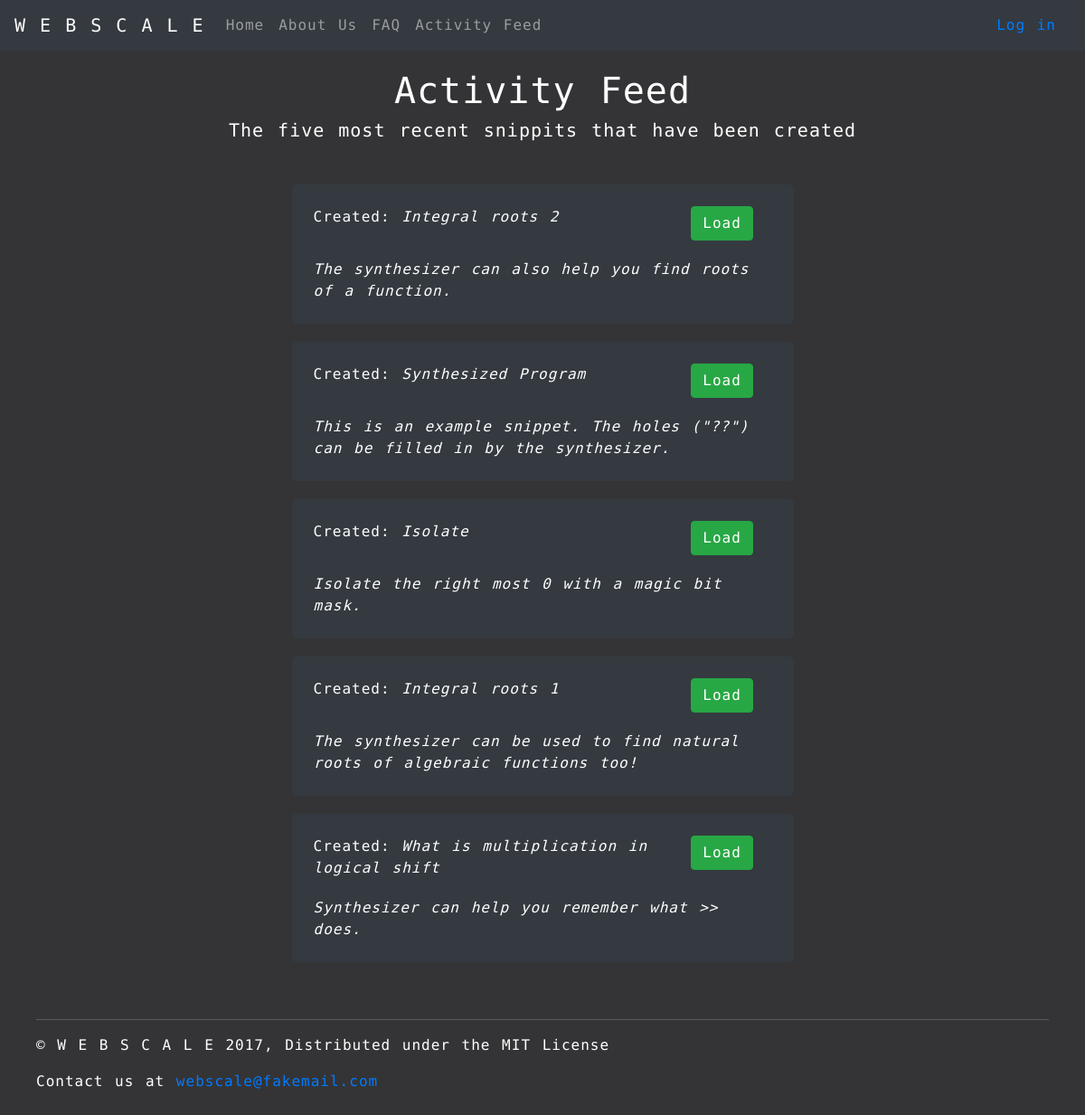
/feed/, run on the app's committed database.
### synthesizer/models.py (models this page shows, shortened)
class Snippit(models.Model):
    id = models.UUIDField(primary_key=True, default=uuid.uuid4, help_text="Unique ID for this Snippit")
    user_id = models.ForeignKey(User, on_delete=models.SET_NULL, null=True)
    name = models.CharField('Name', max_length=200, help_text="Enter name")
    description = models.TextField(max_length=1000, help_text="Enter the snippit description")
    program_text = models.TextField(max_length=99999, help_text="Enter the program holes")
    program_spec = models.TextField(max_length=99999, help_text="Enter the program spec")
    """
    The synthesizer result needs to be a different kind of model field that will be generated, not entered
    """
    synthesizer_result = models.TextField(max_length=99999, help_text="Enter the synthesizer result")
    is_public = models.BooleanField(default=True, help_text="Toggle for user's public visibility")

### synthesizer/views.py (the view)
# urls.py: url(r'^feed/$', views.feed, name='feed'),
def feed(request):
    snippits = Snippit.objects.filter(is_public=True).order_by('-id')[:5]
    return render(
        request,
        'synthesizer/feed.html',
        context={'page_title': 'Activity Feed', 'snippits': snippits},
    )

### synthesizer/templates/synthesizer/feed.html (shortened to what this page needs)
{% extends "base_page.html" %}
{% block css %}
{% load static %}
<link rel="stylesheet" type="text/css" href="{% static 'css/webscale-feed.css' %}">
{% endblock %}
{% block content %}
<div class="container">
    <h1 class="page-title">Activity Feed</h1>
    <h5 class="page-subtitle">The five most recent snippits that have been created</h5>
    <div id="main" class="row">
        <div class="col">
            {% for snippit in snippits %}
            <div class="mx-auto w-50 p-4 bg-dark feed-card">
                <div class="row">
                    <div class="col-9 card-heading">
                        <div class="row">
                            <div>Created: <em>{{snippit.name}}</em></div>
                        </div>
                    </div>
                    <div class="col-2 float-right">
                        <a class="btn btn-success btn-small" href="{% url 'program' snippit.id.hex %}">Load</a>
                    </div>
                </div>
                <div class="row card-description">
                    <div class="col-12">
                        <span><i>{{snippit.description}}</i></span>
                    </div>
                </div>
            </div>
            {% endfor %}
        </div>
    </div>
    <footer class="footer">
        <hr class="footer-hr">
        <p>&copy; W E B S C A L E 2017, Distributed under the MIT License</p>
        <p>Contact us at <a href="mailto:webscale@fakemail.com">webscale@fakemail.com</a></p>
    </footer>
</div>
{% endblock %}

### synthesizer/templates/base_page.html (shortened to what this page needs)
<!DOCTYPE html>
<html lang="en">
<head>
  {% load static %}
  <link rel="stylesheet" href="https://maxcdn.bootstrapcdn.com/bootstrap/4.0.0-beta/css/bootstrap.min.css"
>
  {% block css %}<link rel="stylesheet" type="text/css" href="{% static 'css/webscale-index.css' %}">{% endblock %}
</head>
<body>
    {% block navbar %}
    <nav class="navbar navbar-expand-md navbar-dark bg-dark">
        <a class="navbar-brand" href="{% url 'index' %}">W E B S C A L E</a>
        <div class="collapse navbar-collapse">
            <ul class="navbar-nav mr-auto">
                <li class="nav-item">
                    <a class="nav-link" href="{% url 'index' %}">Home</a>
                </li>
                <li class="nav-item">
                    <a class="nav-link" href="{% url 'about' %}">About Us</a>
                </li>
                <li class="nav-item">
                    <a class="nav-link" href="{% url 'faq' %}">FAQ</a>
                </li>
                <li class="nav-item">
                    <a class="nav-link" href="{% url 'feed' %}">Activity Feed</a>
                </li>
            </ul>
            {% if user.is_authenticated %}
            <ul id="user-drop-down" class="navbar-nav ml-auto">
                <li class="nav-item dropdown">
                    <a class="nav-link dropdown-toggle" href="#" id="drop-down" data-toggle="dropdown" aria-haspopup="true" aria-expanded="false">{{ user.get_full_name }}</a>
                    <div class="dropdown-menu" aria-labelledby="drop-down">
                        <a class="dropdown-item" href="{% url 'profile' %}">Your Profile</a>
                        <a class="dropdown-item" href="{% url 'logout' %}">Log out</a>
                    </div>
                </li>
            </ul>
            {% else %}
            <a class="nav-link" href="{% url 'login' %}">Log in</a>
            {% endif %}
        </div>
    </nav>
    {% endblock %}
    {% block content %}{% endblock %}
</body>
</html>

### synthesizer/static/css/webscale-feed.css (style rules this page uses)
* { letter-spacing: 1px; word-spacing: 2px; line-height: 150%; font-family: 'Encode Sans Expanded', sans-serif; }
html, body { background: linear-gradient(to bottom, rgba(52, 52, 54, 1.0), rgba(52, 52, 54, 1.0)); color: white !important; position: relative; }
body { padding-bottom: 150px; }
.page-title { text-align: center; padding-top: 20px; }
.page-subtitle { text-align: center; padding-bottom: 20px; }
.feed-card { border-radius: 5px; margin-top: 20px; margin-bottom: 20px; }
.card-heading { margin-left: 15px; }
.card-description { padding-top: 20px; }
.footer { padding: 10px 40px 10px 40px; position: absolute; bottom: 0; left: 0; right: 0; }
.footer-hr { border-top: 1px solid rgba(194, 192, 192, 0.27); }

### data on the page
Snippit: name "Integral roots 2", description "The synthesizer can also help you find roots of a function."
Snippit: name "Synthesized Program", description "This is an example snippet. The holes (\"??\") can be filled in by the synthesizer."
Snippit: name "Isolate", description "Isolate the right most 0 with a magic bit mask."
Snippit: name "Integral roots 1", description "The synthesizer can be used to find natural roots of algebraic functions too!"
Snippit: name "What is multiplication in logical shift", description "Synthesizer can help you remember what >> does."
